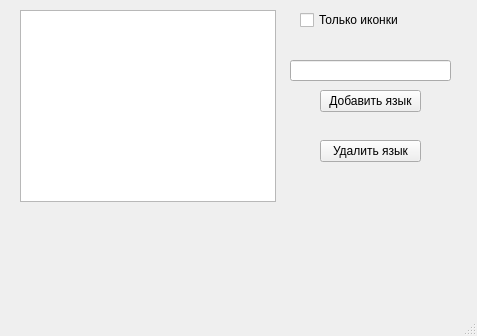
<?xml version="1.0" encoding="UTF-8"?>
<ui version="4.0">
 <class>MainWindow</class>
 <widget class="QMainWindow" name="MainWindow">
  <property name="geometry">
   <rect>
    <x>0</x>
    <y>0</y>
    <width>477</width>
    <height>336</height>
   </rect>
  </property>
  <property name="windowTitle">
   <string>MainWindow</string>
  </property>
  <widget class="QWidget" name="centralwidget">
   <widget class="QListView" name="listView">
    <property name="geometry">
     <rect>
      <x>20</x>
      <y>10</y>
      <width>256</width>
      <height>192</height>
     </rect>
    </property>
   </widget>
   <widget class="QCheckBox" name="checkBox">
    <property name="geometry">
     <rect>
      <x>300</x>
      <y>10</y>
      <width>131</width>
      <height>20</height>
     </rect>
    </property>
    <property name="text">
     <string>Только иконки</string>
    </property>
   </widget>
   <widget class="QPushButton" name="pushButton">
    <property name="geometry">
     <rect>
      <x>320</x>
      <y>90</y>
      <width>101</width>
      <height>22</height>
     </rect>
    </property>
    <property name="text">
     <string>Добавить язык</string>
    </property>
   </widget>
   <widget class="QLineEdit" name="lineEdit">
    <property name="geometry">
     <rect>
      <x>290</x>
      <y>60</y>
      <width>161</width>
      <height>21</height>
     </rect>
    </property>
   </widget>
   <widget class="QPushButton" name="pushButton_2">
    <property name="geometry">
     <rect>
      <x>320</x>
      <y>140</y>
      <width>101</width>
      <height>22</height>
     </rect>
    </property>
    <property name="text">
     <string>Удалить язык</string>
    </property>
   </widget>
  </widget>
  <widget class="QMenuBar" name="menubar">
   <property name="geometry">
    <rect>
     <x>0</x>
     <y>0</y>
     <width>477</width>
     <height>21</height>
    </rect>
   </property>
  </widget>
  <widget class="QStatusBar" name="statusbar"/>
 </widget>
 <resources/>
 <connections/>
</ui>
